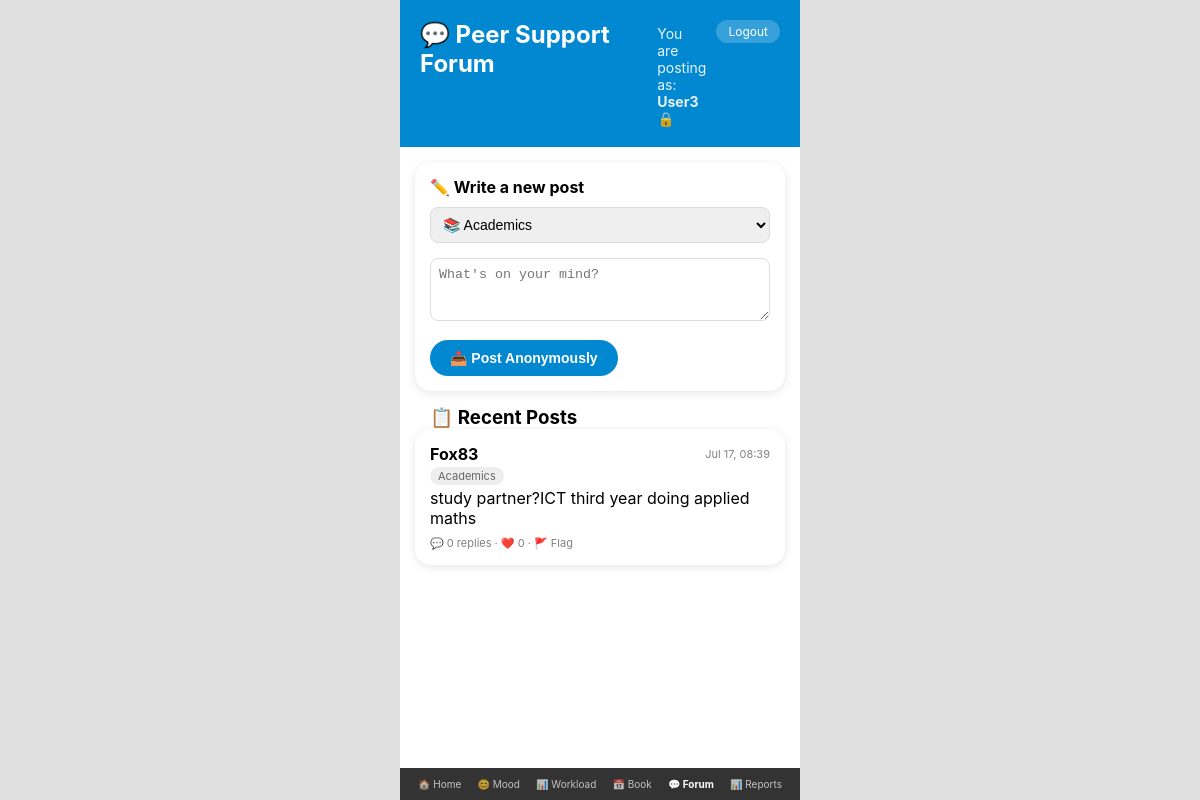
Page /forum (signed in) on the committed database.
### database.py (models this page shows, shortened)
class User(UserMixin, db.Model):
    __tablename__ = 'users'
    id = db.Column(db.Integer, primary_key=True)
    user_id = db.Column(db.String(36), unique=True, nullable=False, default=lambda: str(uuid.uuid4()))
    student_number = db.Column(db.String(15), unique=True, nullable=False)
    preferred_name = db.Column(db.String(60), nullable=False)
    email = db.Column(db.String(120), unique=True, nullable=False)
    password = db.Column(db.String(200), nullable=False)
    faculty = db.Column(db.String(80), nullable=False)
    year_of_study = db.Column(db.SmallInteger, nullable=False)
    role = db.Column(db.String(20), default='student')
    is_active = db.Column(db.Boolean, default=True)
    created_at = db.Column(db.DateTime, default=datetime.utcnow)
    last_login = db.Column(db.DateTime, nullable=True)
    moods = db.relationship('MoodEntry', backref='user', lazy=True)
    appointments = db.relationship('Appointment', backref='user', lazy=True)
    posts = db.relationship('PeerPost', backref='user', lazy=True)
    notifications = db.relationship('Notification', backref='user', lazy=True)

class PeerPost(db.Model):
    __tablename__ = 'peer_posts'
    id = db.Column(db.Integer, primary_key=True)
    post_id = db.Column(db.String(36), unique=True, nullable=False, default=lambda: str(uuid.uuid4()))
    user_id = db.Column(db.Integer, db.ForeignKey('users.id'), nullable=False)
    anonymous_alias = db.Column(db.String(40), nullable=False)
    content = db.Column(db.String(500), nullable=False)
    category = db.Column(db.String(20), nullable=False)
    is_flagged = db.Column(db.Boolean, default=False)
    posted_at = db.Column(db.DateTime, default=datetime.utcnow)
    replies = db.relationship('PeerReply', backref='post', lazy=True)

### app.py (the view, shortened to what this page needs)
@app.route('/forum', methods=['GET', 'POST'])
@login_required
def forum():
    posts = PeerPost.query.filter_by(is_flagged=False).order_by(PeerPost.posted_at.desc()).all()
    return render_template('forum.html', posts=posts)

### app.py (called while the page is built)
@login_manager.user_loader
def load_user(user_id):
    return User.query.get(int(user_id))

### templates/forum.html (shortened to what this page needs)
<!DOCTYPE html>
<html lang="en">
<head>
    <link rel="stylesheet" href="{{ url_for('static', filename='css/style.css') }}">
</head>
<body>
    <div class="app">
        <header>
            <div class="header-content">
                <h1>💬 Peer Support Forum</h1>
                <p>You are posting as: <strong>User{{ current_user.id % 1000 }}</strong> 🔒</p>
                <a href="{{ url_for('logout') }}" class="logout-btn">Logout</a>
            </div>
        </header>
        <nav class="bottom-nav">
            <a href="{{ url_for('dashboard') }}">🏠 Home</a>
            <a href="{{ url_for('mood') }}">😊 Mood</a>
            <a href="{{ url_for('workload') }}">📊 Workload</a>
            <a href="{{ url_for('booking') }}">📅 Book</a>
            <a href="{{ url_for('forum') }}" class="active">💬 Forum</a>
            <a href="{{ url_for('admin') }}">📊 Reports</a>
        </nav>
        <main>
            <div class="card">
                <h3>✏️ Write a new post</h3>
                <form method="POST">
                    <div class="form-group">
                        <select name="category" style="width:100%; padding:8px; border-radius:8px; border:1px solid #ddd;">
                            <option value="Academics">📚 Academics</option>
                        </select>
                    </div>
                    <div class="form-group">
                        <textarea name="content" rows="3" style="width:100%; padding:8px; border-radius:8px; border:1px solid #ddd;" placeholder="What's on your mind?"></textarea>
                    </div>
                    <button type="submit" class="btn btn-primary" style="width:auto; padding:10px 20px;">📤 Post Anonymously</button>
                </form>
            </div>
            <h3 style="padding:0 15px;">📋 Recent Posts</h3>
            {% for post in posts %}
            <div class="card">
                <div style="display:flex; justify-content:space-between; align-items:center;">
                    <strong>{{ post.anonymous_alias }}</strong>
                    <span style="font-size:11px; color:gray;">{{ post.posted_at.strftime('%b %d, %H:%M') }}</span>
                </div>
                <div style="font-size:11px; color:#666; margin:5px 0;">
                    <span style="background:#eee; padding:2px 8px; border-radius:12px;">{{ post.category }}</span>
                </div>
                <p>{{ post.content }}</p>
                <div style="font-size:11px; color:gray; margin-top:8px;">
                    💬 {{ post.replies|length }} replies · ❤️ 0 · 🚩 Flag
                </div>
            </div>
            {% else %}
            <div class="card" style="text-align:center; color:gray;">
                <p>No posts yet. Be the first to share!</p>
            </div>
            {% endfor %}
        </main>
    </div>
</body>
</html>

### static/css/style.css (style rules this page uses)
* { margin: 0; padding: 0; box-sizing: border-box; }
body { font-family: -apple-system, BlinkMacSystemFont, 'Segoe UI', Roboto, sans-serif; background: #e0e0e0; display: flex; justify-content: center; min-height: 100vh; }
.form-group { margin-bottom: 15px; }
.form-group input, .form-group select { width: 100%; padding: 12px; border: 1px solid #ddd; border-radius: 12px; font-size: 14px; }
.app { max-width: 400px; width: 100%; background: white; min-height: 100vh; padding-bottom: 70px; }
header { background: #0288D1; color: white; padding: 20px; }
.header-content { display: flex; justify-content: space-between; align-items: flex-start; gap: 10px; }
.header-content h1 { font-size: 24px; margin: 0; }
.header-content p { font-size: 14px; opacity: 0.9; margin: 5px 0 0 0; flex: 1; }
.logout-btn { background: rgba(255,255,255,0.2); border: none; color: white; padding: 4px 12px; border-radius: 20px; cursor: pointer; text-decoration: none; font-size: 12px; white-space: nowrap; z-index: 10; position: relative; }
main { padding: 15px; }
.card { background: white; border-radius: 16px; padding: 15px; margin-bottom: 15px; box-shadow: 0 2px 8px rgba(0,0,0,0.1); }
.card h3 { margin-bottom: 10px; font-size: 16px; }
.btn { display: inline-block; padding: 12px 20px; border-radius: 25px; font-size: 14px; font-weight: 600; cursor: pointer; border: none; text-decoration: none; text-align: center; width: 100%; transition: transform 0.1s; }
.btn-primary { background: #0288D1; color: white; }
.bottom-nav { background: #333; display: flex; justify-content: space-around; padding: 10px; position: fixed; bottom: 0; max-width: 400px; width: 100%; }
.bottom-nav a { color: white; text-decoration: none; opacity: 0.7; font-size: 10px; text-align: center; transition: opacity 0.2s; }
.bottom-nav a.active { opacity: 1; font-weight: bold; }

### rows in the picture
User: current_user.id%1000 "3"
PeerPost: anonymous_alias "Fox83", posted_at "Jul 17, 08:39", category "Academics", content "study partner?ICT third year doing applied maths", replies|length "0"
